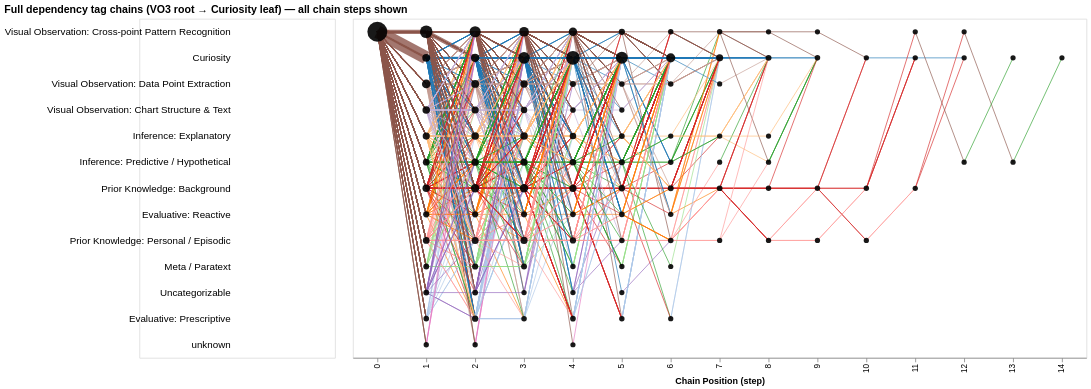

Notebook cell for this chart:
### Code cell
import altair as alt
import pandas as pd

# Prepare data for full chain (multi-node "Sankey-like") visualization of paths.
path_seq_counts = (
    vo3_to_curiosity_chains.groupby("path_tags")
    .size()
    .reset_index(name="count")
    .sort_values("count", ascending=False)
)

# Expand all transitions in all chains, with chain "id" for bundling
links = []
for idx, row in path_seq_counts.iterrows():
    tags = row["path_tags"]
    count = row["count"]
    for i in range(len(tags) - 1):
        source = tags[i]
        target = tags[i + 1]
        links.append({
            "chain_id": idx,
            "step": i,
            "source": source,
            "target": target,
            "count": count,
            "full_chain": str(tags),
        })

link_df = pd.DataFrame(links)

# Use a consistent and explicit tag order for y-pos (avoid JS errors from dict/set index)
seen_tags = pd.Series([tag for row in path_seq_counts["path_tags"] for tag in row]).unique()
tag_order = list(seen_tags)  # deterministic, no sets

tag_y = {tag: i for i, tag in enumerate(tag_order)}
link_df["source_y"] = link_df["source"].map(tag_y)
link_df["target_y"] = link_df["target"].map(tag_y)

# Assign "x" for each hop (step) in a chain
link_df["x"] = link_df["step"]
link_df["x2"] = link_df["step"] + 1

# A tag label reference for plotting
tag_labels = pd.DataFrame({
    "y": list(range(len(tag_order))),
    "tag": tag_order
})

highlight = alt.selection_point(fields=['full_chain'], on="mouseover", clear="mouseout")

lines = (
    alt.Chart(link_df)
    .mark_rule(opacity=0.28)
    .encode(
        x=alt.X("x:O", title="Chain Position (step)"),
        x2="x2:O",
        y=alt.Y("source_y:O", title="Tag", axis=None),
        y2="target_y:O",
        strokeWidth=alt.StrokeWidth("count:Q", scale=alt.Scale(range=[1, 16])),
        color=alt.Color("source:N", scale=alt.Scale(scheme="category20"), legend=None),
        tooltip=[alt.Tooltip("source:N"), alt.Tooltip("target:N"), alt.Tooltip("count:Q"), alt.Tooltip("full_chain:N")],
        detail="chain_id:N"
    )
    .add_params(highlight)
    .encode(
        opacity=alt.condition(highlight, alt.value(0.8), alt.value(0.18))
    )
)

# Node chart for each unique tag x position
node_rows = []
max_chain_length = max(len(x) for x in path_seq_counts["path_tags"])
for tag, y in tag_y.items():
    for step in range(max_chain_length):
        count = sum(row["path_tags"][step] == tag if step < len(row["path_tags"]) else False
                   for _, row in path_seq_counts.iterrows())
        if count > 0:
            node_rows.append({"tag": tag, "y": y, "x": step, "count": count})

node_df = pd.DataFrame(node_rows)

nodes = (
    alt.Chart(node_df)
    .mark_circle(size=400, opacity=0.9, color='black')
    .encode(
        x=alt.X("x:O"),
        y=alt.Y("y:O", title=None, axis=None),
        size=alt.Size("count:Q", scale=alt.Scale(range=[40, 600]), legend=None),
        tooltip=["tag:N", "count:Q"]
    )
)

row_labels = (
    alt.Chart(tag_labels)
    .mark_text(align="right", baseline="middle", dx=-8, fontSize=12)
    .encode(
        y=alt.Y("y:O", axis=None),
        text=alt.Text("tag:N")
    )
    .properties(width=240, height=32 * len(tag_order))  # Only here!
)

# Compose as side-by-side: labels + (lines + nodes)
lines = lines.properties(height=32 * len(tag_order))  # set height here
nodes = nodes.properties(height=32 * len(tag_order))  # set height here

# Do NOT set width on the HConcatChart itself!
chart = alt.hconcat(
    row_labels,
    (lines + nodes).properties(width=60 * max_chain_length)
).resolve_legend(color="independent").properties(
    title="Full dependency tag chains (VO3 root → Curiosity leaf) — all chain steps shown"
)

chart

### Figure 1 — Vega-Lite specification as saved in the notebook (floating-point values rounded to 4 significant figures; data arrays with more than 128 entries replaced by an {"elided": "..."} marker saying what was removed)
{"config": {"view": {"continuousWidth": 300, "continuousHeight": 300}}, "hconcat": [{"data": {"name": "data-02800761d88ca0bd7002016a1268d6da"}, "mark": {"type": "text", "align": "right", "baseline": "middle", "dx": -8, "fontSize": 12}, "encoding": {"text": {"field": "tag", "type": "nominal"}, "y": {"axis": null, "field": "y", "type": "ordinal"}}, "height": 416, "width": 240}, {"layer": [{"data": {"name": "data-87f5b2a992d27f31ad52d0a54aef9b9e"}, "mark": {"type": "rule", "opacity": 0.28}, "encoding": {"color": {"field": "source", "legend": null, "scale": {"scheme": "category20"}, "type": "nominal"}, "detail": {"field": "chain_id", "type": "nominal"}, "opacity": {"condition": {"param": "param_e485a949de6b1b8a", "value": 0.8}, "value": 0.18}, "strokeWidth": {"field": "count", "scale": {"range": [1, 16]}, "type": "quantitative"}, "tooltip": [{"field": "source", "type": "nominal"}, {"field": "target", "type": "nominal"}, {"field": "count", "type": "quantitative"}, {"field": "full_chain", "type": "nominal"}], "x": {"field": "x", "title": "Chain Position (step)", "type": "ordinal"}, "x2": {"field": "x2"}, "y": {"axis": null, "field": "source_y", "title": "Tag", "type": "ordinal"}, "y2": {"field": "target_y"}}, "name": "view_166980d2e100d409_0"}, {"data": {"name": "data-a033c25195c3dd6673688c91f097f25f"}, "mark": {"type": "circle", "color": "black", "opacity": 0.9, "size": 400}, "encoding": {"size": {"field": "count", "legend": null, "scale": {"range": [40, 600]}, "type": "quantitative"}, "tooltip": [{"field": "tag", "type": "nominal"}, {"field": "count", "type": "quantitative"}], "x": {"field": "x", "type": "ordinal"}, "y": {"axis": null, "field": "y", "title": null, "type": "ordinal"}}}], "height": 416, "width": 900}], "params": [{"name": "param_e485a949de6b1b8a", "select": {"type": "point", "clear": "mouseout", "fields": ["full_chain"], "on": "mouseover"}, "views": ["view_166980d2e100d409_0"]}], "resolve": {"legend": {"color": "independent"}}, "title": "Full dependency tag chains (VO3 root → Curiosity leaf) — all chain steps shown", "$schema": "https://vega.github.io/schema/vega-lite/v6.1.0.json", "datasets": {"data-02800761d88ca0bd7002016a1268d6da": [{"y": 0, "tag": "Visual Observation: Cross-point Pattern Recognition"}, {"y": 1, "tag": "Curiosity"}, {"y": 2, "tag": "Visual Observation: Data Point Extraction"}, {"y": 3, "tag": "Visual Observation: Chart Structure & Text"}, {"y": 4, "tag": "Inference: Explanatory"}, {"y": 5, "tag": "Inference: Predictive / Hypothetical"}, {"y": 6, "tag": "Prior Knowledge: Background"}, {"y": 7, "tag": "Evaluative: Reactive"}, {"y": 8, "tag": "Prior Knowledge: Personal / Episodic"}, {"y": 9, "tag": "Meta / Paratext"}, {"y": 10, "tag": "Uncategorizable"}, {"y": 11, "tag": "Evaluative: Prescriptive"}, {"y": 12, "tag": "unknown"}], "data-87f5b2a992d27f31ad52d0a54aef9b9e": {"elided": "3429 records"}, "data-a033c25195c3dd6673688c91f097f25f": [{"tag": "Visual Observation: Cross-point Pattern Recognition", "y": 0, "x": 0, "count": 727}, {"tag": "Visual Observation: Cross-point Pattern Recognition", "y": 0, "x": 1, "count": 256}, {"tag": "Visual Observation: Cross-point Pattern Recognition", "y": 0, "x": 2, "count": 192}, {"tag": "Visual Observation: Cross-point Pattern Recognition", "y": 0, "x": 3, "count": 131}, {"tag": "Visual Observation: Cross-point Pattern Recognition", "y": 0, "x": 4, "count": 85}, {"tag": "Visual Observation: Cross-point Pattern Recognition", "y": 0, "x": 5, "count": 23}, {"tag": "Visual Observation: Cross-point Pattern Recognition", "y": 0, "x": 6, "count": 5}, {"tag": "Visual Observation: Cross-point Pattern Recognition", "y": 0, "x": 7, "count": 5}, {"tag": "Visual Observation: Cross-point Pattern Recognition", "y": 0, "x": 8, "count": 2}, {"tag": "Visual Observation: Cross-point Pattern Recognition", "y": 0, "x": 9, "count": 1}, {"tag": "Visual Observation: Cross-point Pattern Recognition", "y": 0, "x": 11, "count": 1}, {"tag": "Visual Observation: Cross-point Pattern Recognition", "y": 0, "x": 12, "count": 1}, {"tag": "Curiosity", "y": 1, "x": 1, "count": 71}, {"tag": "Curiosity", "y": 1, "x": 2, "count": 88}, {"tag": "Curiosity", "y": 1, "x": 3, "count": 214}, {"tag": "Curiosity", "y": 1, "x": 4, "count": 319}, {"tag": "Curiosity", "y": 1, "x": 5, "count": 230}, {"tag": "Curiosity", "y": 1, "x": 6, "count": 112}, {"tag": "Curiosity", "y": 1, "x": 7, "count": 46}, {"tag": "Curiosity", "y": 1, "x": 8, "count": 17}, {"tag": "Curiosity", "y": 1, "x": 9, "count": 8}, {"tag": "Curiosity", "y": 1, "x": 10, "count": 3}, {"tag": "Curiosity", "y": 1, "x": 11, "count": 4}, {"tag": "Curiosity", "y": 1, "x": 12, "count": 2}, {"tag": "Curiosity", "y": 1, "x": 13, "count": 1}, {"tag": "Curiosity", "y": 1, "x": 14, "count": 1}, {"tag": "Visual Observation: Data Point Extraction", "y": 2, "x": 1, "count": 94}, {"tag": "Visual Observation: Data Point Extraction", "y": 2, "x": 2, "count": 68}, {"tag": "Visual Observation: Data Point Extraction", "y": 2, "x": 3, "count": 54}, {"tag": "Visual Observation: Data Point Extraction", "y": 2, "x": 4, "count": 18}, {"tag": "Visual Observation: Data Point Extraction", "y": 2, "x": 5, "count": 10}, {"tag": "Visual Observation: Data Point Extraction", "y": 2, "x": 6, "count": 7}, {"tag": "Visual Observation: Data Point Extraction", "y": 2, "x": 7, "count": 1}, {"tag": "Visual Observation: Chart Structure & Text", "y": 3, "x": 1, "count": 60}, {"tag": "Visual Observation: Chart Structure & Text", "y": 3, "x": 2, "count": 49}, {"tag": "Visual Observation: Chart Structure & Text", "y": 3, "x": 3, "count": 28}, {"tag": "Visual Observation: Chart Structure & Text", "y": 3, "x": 4, "count": 10}, {"tag": "Visual Observation: Chart Structure & Text", "y": 3, "x": 5, "count": 3}, {"tag": "Inference: Explanatory", "y": 4, "x": 1, "count": 48}, {"tag": "Inference: Explanatory", "y": 4, "x": 2, "count": 59}, {"tag": "Inference: Explanatory", "y": 4, "x": 3, "count": 58}, {"tag": "Inference: Explanatory", "y": 4, "x": 4, "count": 30}, {"tag": "Inference: Explanatory", "y": 4, "x": 5, "count": 15}, {"tag": "Inference: Explanatory", "y": 4, "x": 6, "count": 3}, {"tag": "Inference: Explanatory", "y": 4, "x": 7, "count": 5}, {"tag": "Inference: Explanatory", "y": 4, "x": 8, "count": 1}, {"tag": "Inference: Predictive / Hypothetical", "y": 5, "x": 1, "count": 37}, {"tag": "Inference: Predictive / Hypothetical", "y": 5, "x": 2, "count": 52}, {"tag": "Inference: Predictive / Hypothetical", "y": 5, "x": 3, "count": 48}, {"tag": "Inference: Predictive / Hypothetical", "y": 5, "x": 4, "count": 32}, {"tag": "Inference: Predictive / Hypothetical", "y": 5, "x": 5, "count": 18}, {"tag": "Inference: Predictive / Hypothetical", "y": 5, "x": 6, "count": 6}, {"tag": "Inference: Predictive / Hypothetical", "y": 5, "x": 7, "count": 1}, {"tag": "Inference: Predictive / Hypothetical", "y": 5, "x": 8, "count": 3}, {"tag": "Inference: Predictive / Hypothetical", "y": 5, "x": 12, "count": 1}, {"tag": "Inference: Predictive / Hypothetical", "y": 5, "x": 13, "count": 1}, {"tag": "Prior Knowledge: Background", "y": 6, "x": 1, "count": 58}, {"tag": "Prior Knowledge: Background", "y": 6, "x": 2, "count": 84}, {"tag": "Prior Knowledge: Background", "y": 6, "x": 3, "count": 85}, {"tag": "Prior Knowledge: Background", "y": 6, "x": 4, "count": 50}, {"tag": "Prior Knowledge: Background", "y": 6, "x": 5, "count": 26}, {"tag": "Prior Knowledge: Background", "y": 6, "x": 6, "count": 15}, {"tag": "Prior Knowledge: Background", "y": 6, "x": 7, "count": 12}, {"tag": "Prior Knowledge: Background", "y": 6, "x": 8, "count": 5}, {"tag": "Prior Knowledge: Background", "y": 6, "x": 9, "count": 6}, {"tag": "Prior Knowledge: Background", "y": 6, "x": 10, "count": 4}, {"tag": "Prior Knowledge: Background", "y": 6, "x": 11, "count": 2}, {"tag": "Evaluative: Reactive", "y": 7, "x": 1, "count": 24}, {"tag": "Evaluative: Reactive", "y": 7, "x": 2, "count": 23}, {"tag": "Evaluative: Reactive", "y": 7, "x": 3, "count": 20}, {"tag": "Evaluative: Reactive", "y": 7, "x": 4, "count": 10}, {"tag": "Evaluative: Reactive", "y": 7, "x": 5, "count": 11}, {"tag": "Evaluative: Reactive", "y": 7, "x": 6, "count": 5}, {"tag": "Prior Knowledge: Personal / Episodic", "y": 8, "x": 1, "count": 36}, {"tag": "Prior Knowledge: Personal / Episodic", "y": 8, "x": 2, "count": 44}, {"tag": "Prior Knowledge: Personal / Episodic", "y": 8, "x": 3, "count": 47}, {"tag": "Prior Knowledge: Personal / Episodic", "y": 8, "x": 4, "count": 25}, {"tag": "Prior Knowledge: Personal / Episodic", "y": 8, "x": 5, "count": 8}, {"tag": "Prior Knowledge: Personal / Episodic", "y": 8, "x": 6, "count": 9}, {"tag": "Prior Knowledge: Personal / Episodic", "y": 8, "x": 7, "count": 2}, {"tag": "Prior Knowledge: Personal / Episodic", "y": 8, "x": 8, "count": 4}, {"tag": "Prior Knowledge: Personal / Episodic", "y": 8, "x": 9, "count": 2}, {"tag": "Prior Knowledge: Personal / Episodic", "y": 8, "x": 10, "count": 2}, {"tag": "Meta / Paratext", "y": 9, "x": 1, "count": 15}, {"tag": "Meta / Paratext", "y": 9, "x": 2, "count": 23}, {"tag": "Meta / Paratext", "y": 9, "x": 3, "count": 17}, {"tag": "Meta / Paratext", "y": 9, "x": 4, "count": 5}, {"tag": "Meta / Paratext", "y": 9, "x": 5, "count": 4}, {"tag": "Meta / Paratext", "y": 9, "x": 6, "count": 1}, {"tag": "Uncategorizable", "y": 10, "x": 1, "count": 16}, {"tag": "Uncategorizable", "y": 10, "x": 2, "count": 15}, {"tag": "Uncategorizable", "y": 10, "x": 3, "count": 3}, {"tag": "Uncategorizable", "y": 10, "x": 4, "count": 4}, {"tag": "Uncategorizable", "y": 10, "x": 5, "count": 1}, {"tag": "Evaluative: Prescriptive", "y": 11, "x": 1, "count": 9}, {"tag": "Evaluative: Prescriptive", "y": 11, "x": 2, "count": 26}, {"tag": "Evaluative: Prescriptive", "y": 11, "x": 3, "count": 8}, {"tag": "Evaluative: Prescriptive", "y": 11, "x": 4, "count": 10}, {"tag": "Evaluative: Prescriptive", "y": 11, "x": 5, "count": 6}, {"tag": "Evaluative: Prescriptive", "y": 11, "x": 6, "count": 2}, {"tag": "unknown", "y": 12, "x": 1, "count": 3}, {"tag": "unknown", "y": 12, "x": 2, "count": 3}, {"tag": "unknown", "y": 12, "x": 4, "count": 1}]}}
